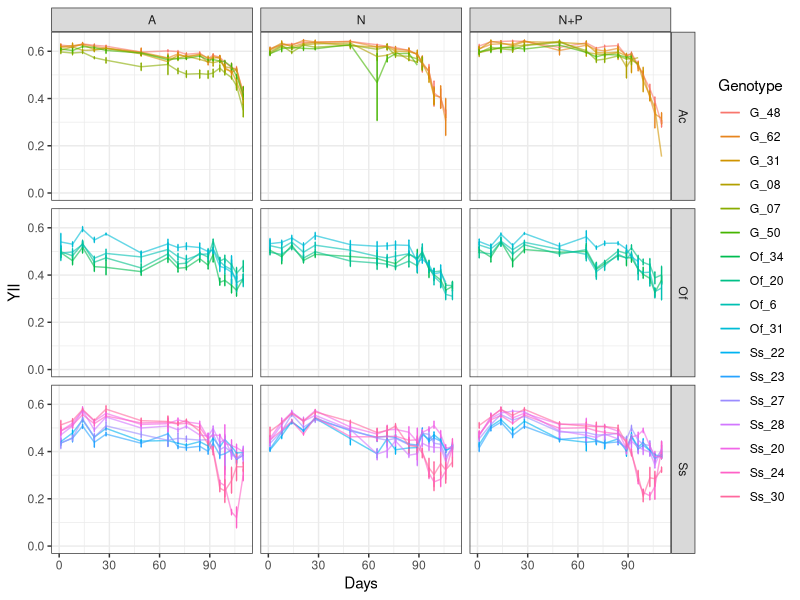
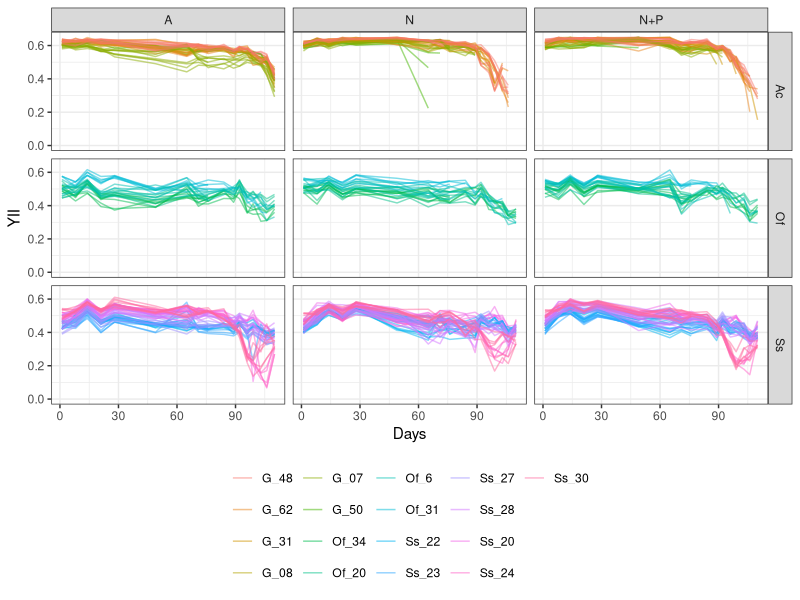
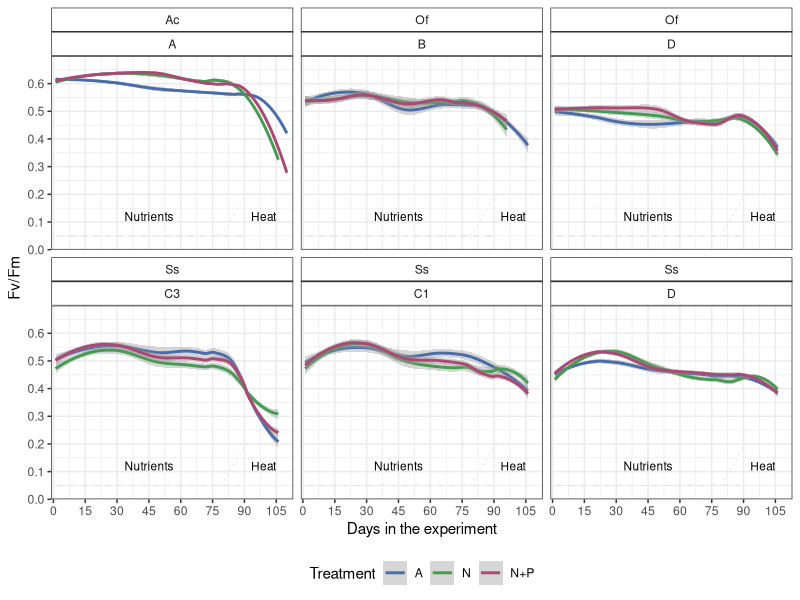
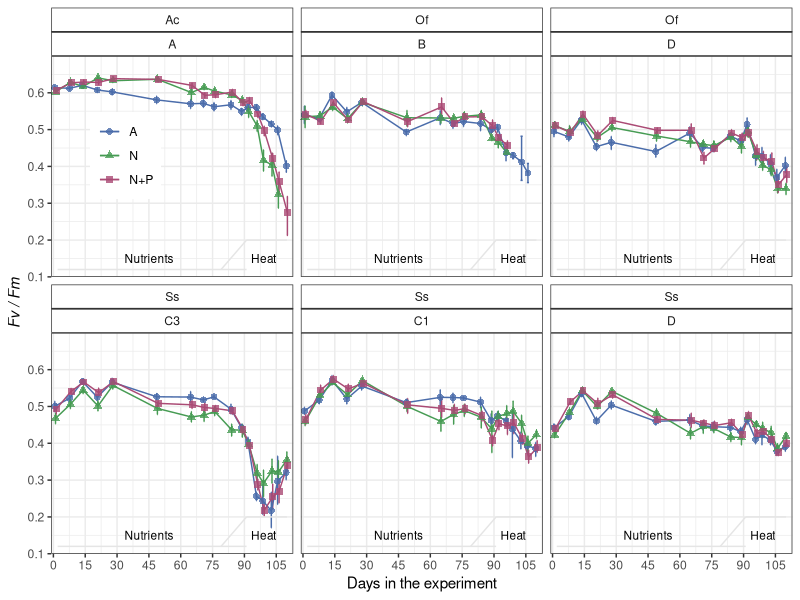
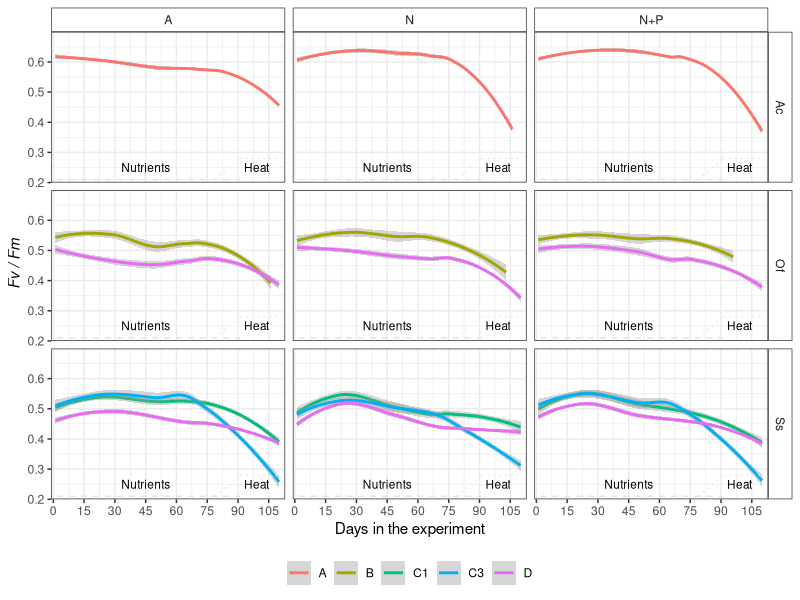

These charts were generated, in order, by the following R code: (Note: this script raises an error after producing the figures.)
## ---- chunk 1
knitr::opts_chunk$set(echo = TRUE, warning=FALSE, message=FALSE, fig.width=7, fig.height=7)
## ---- chunk 2

# Load libraries and sources required to run the script
    library(tidyverse)
    library(ggthemes)
    library(lmerTest)
    library(emmeans)
    library(multcomp)
    library(effects)
    library(gridExtra)
    library(rstatix)

# Default ggplot settings

    Fill.colour<-scale_colour_manual(values = c("#4A6CAA", "#469B53", "#AA4A74"))

    ggthe_bw<-theme(plot.background=element_blank(),
          panel.grid.major.y = element_blank(),
          panel.grid.major.x = element_blank(),
          panel.grid.minor.x = element_blank(),
          panel.grid.minor.y = element_blank(),
          legend.box.background = element_rect(),
          panel.background =element_rect(fill = NA, color = "black")
          )+
    theme_bw()
## ---- chunk 3
  YII.data<-read.csv("YII_Data/All_YII_data.csv", header = T)
  summary(YII.data)
## ---- chunk 4
# Organize data type
      YII.data$Date<-as.Date(YII.data$Date, "%Y-%m-%d")
      YII.data$Days<-(as.numeric(YII.data$Date) -17485)
      #Time as a factor, not as int
      str(YII.data)
      YII.data$DaysF<-as.factor(YII.data$Days)

      
      YII.data$Spp <- as.factor(YII.data$Spp)
      
      YII.data$Treatment <- as.factor(YII.data$Treatment)
      
      YII.data$Genotype<-factor(as.character(YII.data$Genotype), 
                             levels=c("G_48", "G_62","G_31", 
                                      "G_08","G_07", "G_50", 
                            "Of_34","Of_20","Of_6", "Of_31",
                            "Ss_22","Ss_23","Ss_27", "Ss_28",
                            "Ss_20", "Ss_24","Ss_30"
                             ))  # D dominance order
      YII.data$Community <- factor(YII.data$Community, 
                                   levels = c("A", "B", "C3", "C1", "D"))
      
# Check the data
      str(YII.data)
      summary(YII.data)
## ---- chunk 5
 # Remove baseline values
      YII.data<-subset(YII.data, Days>-1)
    # Remove recovery values
      YII.data<-subset(YII.data, Days<112)
      # write.csv(YII.data, "Outputs/Experiment_YII_data.csv", row.names = F)  
    # YII.Wide<- reshape(YII.data, idvar = "Fragment", timevar = "Days", direction = "wide")
      
      Spp.fragments<-YII.data %>% 
        group_by(Spp, Genotype, Treatment, Replicate) %>% count(Fragment)
      Spp.fragments
      #write.csv(Spp.fragments, "Outputs/Meassurments_perFragments.csv", row.names = F)

# Subset data 
      YII.nutrients<-subset(YII.data, Days<80)
      YII.heat<-subset(YII.data, Days>75)

## ---- chunk 6
YII_Colony<- ggplot(YII.data, aes (Days, YII, colour=Genotype)) +
        stat_summary(fun.data = "mean_cl_boot",geom = "errorbar", width = 0.5)+
        stat_summary(fun.y=mean, geom="line", alpha=0.6) +   theme_bw()
      YII_Colony + ylim(0.0, 0.65) + facet_grid (Spp~Treatment)
      
YII_Frag_Gen<- ggplot(YII.data, aes (Days, YII, colour=Genotype, group=Fragment)) +
        stat_summary(fun.y=mean, geom="line", alpha=0.5) +  
        theme_bw() + theme(legend.position = "bottom",
                           legend.title = element_blank())
      YII_Frag_Gen + ylim(0.0, 0.65) + facet_grid (Spp~Treatment)
## ---- chunk 7

DropPlot<-YII.data[which(YII.data$Spp !="Ac" &
                        YII.data$DaysF==110),]

YII.datab<-YII.data[!(YII.data$Sample) %in% (DropPlot$Sample),]
  
YII_Treat<- ggplot(YII.datab, aes (Days, YII, colour=Treatment)) +
        #stat_summary(fun.data = "mean_cl_boot",geom = "errorbar", 
        #             width = 0.2, position = position_dodge(1) ) +
        ggthe_bw+ Fill.colour +
        # stat_summary(fun.y=mean, geom="point")  +
        theme(legend.position="bottom",
              strip.background = element_rect(fill="white"))+
        scale_y_continuous(limits = c(0, 0.7),
                           breaks = seq(0, 0.6, 0.1),  
                           expand = c(0, 0),
                           name=("Fv/Fm")) +
        scale_x_continuous(name="Days in the experiment",
                           limits = c(-1,113),
                           breaks = seq(0, 113, 15),  
                           expand = c(0, 0))+
        annotate("segment", x = 2, xend = 91, y = 0.05, yend = 0.05,
                  colour = "gray90", linetype=2)+
        annotate("segment", x = 79, xend = 91, y = 0.05, yend = 0.20,
                  colour = "gray90", linetype=3)+
        annotate("segment", x = 91, xend = 110, y = 0.20, yend = 0.20,
                  colour = "gray90", linetype=3)+
        annotate("text", x = 45, y = 0.12, label = "Nutrients", size=3)+
        annotate("text", x = 99, y = 0.12, label = "Heat", size=3)
#YII_Treat + facet_grid (~Spp) + geom_smooth(span=0.5)

All_SppFif<-YII_Treat + facet_wrap (Spp~Community) + geom_smooth(span=0.5)
All_SppFif# + geom_point(size=0.1, alpha=0.3)

#ggsave(file="Outputs/Fig3.svg", plot=All_SppFif, width=7, height=6)

## ---- chunk 8

YII_Treat_BW<- ggplot(data=YII.data, aes (Days, YII, colour=factor(Treatment), shape=factor(Treatment))) + 
        ggthe_bw + Fill.colour+
        stat_summary(fun.data = "mean_cl_boot",geom = "errorbar", width = 1,
                     position = position_dodge(1) )+
        stat_summary(fun.y=mean, geom="line", position = position_dodge(1), 
                     linetype=1, alpha=1) + 
         stat_summary(fun.y=mean, geom="point", size = 2,
                   position=position_dodge(width=1), alpha=0.8)  +
        theme(legend.position=c(0.1, 0.8),
        legend.title = element_blank(), 
        strip.background =element_rect(fill=NA)) + # geom_smooth()+
      
    scale_y_continuous(limits = c(0.1, 0.7),
                           breaks = seq(0.1, 0.6, 0.1),  
                           expand = c(0, 0),
                           name=expression(~italic("Fv / Fm"))) +
        scale_x_continuous(name="Days in the experiment",
                           limits = c(-1,113),
                           breaks = seq(0, 113, 15),  
                           expand = c(0, 0))+
        annotate("segment", x = 2, xend = 91, y = 0.12, yend = 0.12,
                  colour = "gray90", linetype=1)+
        annotate("segment", x = 79, xend = 91, y = 0.12, yend = 0.20,
                  colour = "gray90", linetype=1)+
        annotate("segment", x = 91, xend = 110, y = 0.20, yend = 0.20,
                  colour = "gray90", linetype=1)
        
      
  Figure3b<-YII_Treat_BW + #facet_grid (Spp~.)+
        annotate("text", x = 45, y = 0.15, label = "Nutrients", size=3)+
        annotate("text", x = 99, y = 0.15, label = "Heat", size=3)+
        facet_wrap(Spp~Community)
  Figure3b
#ggsave(file="Outputs/Fig_3b_Acer_YII_Treat.svg", plot=Figure3, width=3.5, height=3)
## ---- chunk 9
YII_Treat_Sym_Spp<- ggplot(data=subset(YII.data), aes (Days, YII, colour=factor(InitialCommunity))) +
         ggthe_bw + geom_smooth()+
   theme(legend.position="bottom", 
              legend.title = element_blank(),
              strip.background = element_rect(fill="white"))+
  scale_y_continuous(limits = c(0.2, 0.7),
                           breaks = seq(0.1, 0.65, 0.1),  
                           expand = c(0, 0),
                           name=expression(~italic("Fv / Fm"))) +
  scale_x_continuous(name="Days in the experiment",
                           limits = c(-1,113),
                           breaks = seq(0, 113, 15),  
                           expand = c(0, 0))+
  annotate("segment", x = 2, xend = 91, y = 0.21, yend = 0.21,
                  colour = "gray90", linetype=2)+
  annotate("segment", x = 79, xend = 91, y = 0.21, yend = 0.28,
                  colour = "gray90", linetype=3)+
  annotate("segment", x = 91, xend = 110, y = 0.28, yend = 0.28,
                  colour = "gray90", linetype=3)

        
Figure3c<-YII_Treat_Sym_Spp + facet_grid (Spp~Treatment)+
        annotate("text", x = 45, y = 0.25, label = "Nutrients", size=3)+
        annotate("text", x = 99, y = 0.25, label = "Heat", size=3)
Figure3c

## ---- chunk 10

# All spp together
      LME1<-lmer(YII ~ Treatment * DaysF * Spp + (1|Genotype),
                REML=TRUE, data=YII.data, na.action=na.omit)
       lmerTest::step (LME1)
       drop1(LME1, test = "Chisq")
       #summary(LME1)
       anova(LME1)
       ranova(LME1)
      
      # EMMs
      All.YII.emm<-emmeans(LME1, ~Treatment * DaysF* Spp)
      emmip(LME1, ~DaysF|Treatment|Spp, CIs = TRUE) + theme_bw() + facet_grid(Spp~Treatment)
  # Spp responded differently, do separate analysis for each one
## ---- chunk 11
YII.Acer<-subset(YII.data, Spp=="Ac")
YII.Acer$Nutrients<-"Nutrients"
YII.Acer$Nutrients[YII.Acer$Treatment=="A"]<-"Ambient"
## ---- chunk 12
# 1. Find the best model
YII.Acer$DaysF<-as.factor(YII.Acer$Days)

LME_Acer<-lmerTest::lmer(YII ~ Treatment * DaysF + 
                             (1|Genotype) + (1|Replicate) +  (1|Fragment), 
                              data=YII.Acer, na.action=na.omit)
      #summary(LME_Acer)
      
      Step.LME_Acer<-step (LME_Acer) # Replicate is not significant
      anova(LME_Acer)
      ranova(LME_Acer)# Replicate is not significant
      
      # Drop (1|Replicate)
      final_fm <- get_model(Step.LME_Acer)
      #summary(final_fm)
      
  LME_Acer1<-lmerTest::lmer(YII ~ Treatment * DaysF + 
                             (1|Genotype/Fragment), 
                              data=subset(YII.data, Spp=="Ac"), na.action=na.omit)
      
  ranova(LME_Acer1)
  
  LME_Acer2<-lmerTest::lmer(YII ~ Treatment * DaysF + 
                             (1|Genotype) +  (1|Fragment), 
                              data=subset(YII.data, Spp=="Ac"), na.action=na.omit)
  ranova(LME_Acer2)    
  
  anova(LME_Acer1, LME_Acer2) # LME_Acer1 and LME_Acer2 are the same 
  
#2. Extract EMMs
      Acer.YII.emm<-emmeans(LME_Acer1, ~Treatment | DaysF)
      contrast(Acer.YII.emm, "tukey")
      
      Acer.YII.emm<-emmeans(LME_Acer1, ~Treatment * DaysF)
      
      # Effect plot options
      emmip(LME_Acer, ~DaysF|Treatment, CIs = TRUE) + theme_bw() # interaction plot of predictions
      
      Acer.YII_groups<-cld(Acer.YII.emm, by=NULL) # compact-letter display
      Acer.YII_groups<-Acer.YII_groups[order(Acer.YII_groups$Treatment, Acer.YII_groups$Day),]
      Acer.YII_groups
      #write.csv(Acer.YII_groups, "Outputs/Multicomp_AcerYII.csv", row.names = F)
## ---- chunk 13
#Time as a factor, not as int
      str(YII.data)
      YII.data$DaysF<-as.factor(YII.data$Days)
## ---- chunk 14

YII.Ofav<-subset(YII.data, Spp=="Of")

YII.Ofav.0<-subset(YII.Ofav, Days<2)
YII.Ofav.C<-subset(YII.Ofav, Days<77)
YII.Ofav.C.1<-subset(YII.Ofav.C, Days>2)
YII.Ofav.H<-subset(YII.Ofav, Days>75)

## ---- chunk 15

YII.Ssid<-subset(YII.data, Spp=="Ss")

YII.Ssid.0<-subset(YII.Ssid, Days<2)
YII.Ssid.C<-subset(YII.Ssid, Days<77)
YII.Ssid.C.1<-subset(YII.Ssid.C, Days>2)
YII.Ssid.H<-subset(YII.Ssid, Days>75)

## ---- chunk 16

LME_Ofav0<-lmer(YII ~ Treatment + InitialCommunity + (1|Replicate), 
                     data=YII.Ofav.0)
     #step (LME_Ofav0) 
     anova(LME_Ofav0) # Treatment not significant        
     ranova(LME_Ofav0) #  Replicate is not significant         
     

LME_Ofav0<-lm(YII ~ InitialCommunity, data=YII.Ofav.0)
     step (LME_Ofav0) 
     anova(LME_Ofav0)         

# EMMs
    Ofav.YII.emm0<-emmeans(LME_Ofav0, ~ InitialCommunity)
      # contrast(Ssid.YII.emm, "tukey")
      
      # Tukey comparison (do not trust CI to compare EMMs)
      plot(emmeans(LME_Ofav0, ~InitialCommunity), comparisons = TRUE) +
        coord_flip(xlim = NULL, ylim = NULL, expand = TRUE) +
        theme_bw()
      
      Ofav.YII_groups0<-cld(Ofav.YII.emm0, by=NULL) # compact-letter display
      Ofav.YII_groups0
      # write.csv(Ofav.YII_groups0, "Outputs/Multicomp_OfavYII0.csv", row.names = F)

## ---- chunk 17

LME_Ssid0<-lmer(YII ~ Treatment + InitialCommunity + (1|Replicate), 
                     data=YII.Ssid.0)
     step (LME_Ssid0) #  Treatemnt and replicate are significant :/
     anova(LME_Ssid0)         
     ranova(LME_Ssid0)         
     

# EMMs
      Ssid.YII.emm0<-emmeans(LME_Ssid0, ~ InitialCommunity)
      # contrast(Ssid.YII.emm, "tukey")
      
      # Tukey comparison (do not trust CI to compare EMMs)
      plot(emmeans(LME_Ssid0, ~InitialCommunity), comparisons = TRUE) +
        coord_flip(xlim = NULL, ylim = NULL, expand = TRUE) +
        theme_bw()
      
      Ssid.YII_groups0<-cld(Ssid.YII.emm0, by=NULL) # compact-letter display
      Ssid.YII_groups0
      # write.csv(Ssid.YII_groups0, "Outputs/Multicomp_SsidYII0.csv", row.names = F)

## ---- chunk 18
LME_Ofav1.1<-lmer(YII ~ Treatment * InitialCommunity + (1|Fragment), 
                     data=YII.Ofav.C.1)
     step (LME_Ofav1.1) #  Replicate is significant
     anova(LME_Ofav1.1)         
     ranova(LME_Ofav1.1)         
     
# EMMs
    Ofav.YII.emm1.1<-emmeans(LME_Ofav1.1, ~ InitialCommunity|Treatment)
    # contrast(Ssid.YII.emm, "tukey")
      
    # Tukey comparison (do not trust CI to compare EMMs)
      plot(emmeans(LME_Ofav1.1, ~Treatment|InitialCommunity), comparisons = TRUE) +
      coord_flip(xlim = NULL, ylim = NULL, expand = TRUE) + facet_grid(~InitialCommunity) +
        theme_bw()
      
      Ofav.YII.emm1.1<-cld(Ofav.YII.emm1.1, by=NULL) # compact-letter display
      Ofav.YII.emm1.1
      #write.csv(Ofav.YII.emm1.1, "Outputs/Multicomp_OfavYII1.csv", row.names = F)

## ---- chunk 19
 
# 1. Ofav- Days 
      LME_Ofav<-lmer(YII ~ Treatment * Days * InitialCommunity +
                       (1|Genotype) + (1|Fragment) +(1|Replicate), 
                        data=YII.Ofav.C, na.action=na.omit)
      lmerTest::step (LME_Ofav) # Replicate is not significant
      ranova(LME_Ofav)
      
      LME_Ofav1<-lmer(YII ~ Treatment * Days * InitialCommunity + 
                        (1 | Genotype/Fragment),
                      data=YII.Ofav.C, na.action=na.omit)
      lmerTest::step (LME_Ofav1)
      
      
# 2. Predict values:
    pred_Ofav1 <- predict(LME_Ofav1,re.form = NA)

  #3. Bootstrap CI:
    OF.boot1 <- bootMer(LME_Ofav1, predict, nsim = 1000, re.form = NULL) # include random effects, reduce CI lot!
    std.err <- apply(OF.boot1$t, 2, sd)
    CI.lo_1 <- pred_Ofav1 - std.err*1.96
    CI.hi_1 <- pred_Ofav1 + std.err*1.96

  #Plot
  Model_of_1b_plot<- ggplot(
    YII.Ofav.C, aes(x = Days, y = YII, colour = Treatment)) +
    geom_line(aes(y = pred_Ofav1),size=2) +
    #geom_point(aes(fill=factor(Treatment)),
    #         shape = 21, colour = "black", size = 2, stroke = 0.3, alpha=0.3) +
    geom_ribbon(aes(ymin = CI.lo_1, ymax = CI.hi_1),
                size=2, alpha = 0.1, linetype = 0) +
    #scale_color_manual(values=my_colours) +
    #scale_fill_manual(values=my_colours) +
    scale_y_continuous(name=expression(~italic("Fv / Fm")),
                      limits = c(0.35, 0.61), 
                      breaks = seq(0.4, 0.6, by=0.1), expand = c(0,0))+
    scale_x_continuous("Days in the experiment", limits = c(0, 78),
                     breaks = seq(0, 76, by=7), expand = c(0,0))+
    
     stat_summary(fun.data = "mean_cl_boot",geom = "errorbar", width = 1,
                   position = position_dodge(1) )+
    stat_summary(fun.y=mean, geom="line", position = position_dodge(1), 
                linetype=1, alpha=0.5) + 

    # stat_summary(fun.y=mean, geom="point", size =1,
    #             position=position_dodge(width=1), alpha=0.8)  +
    ggthe_bw
  
  Model_of_1b_plot + facet_grid(~InitialCommunity)
  
## ---- chunk 20
# 1. Ofav- Days 
      LME_Ofav<-lmer(YII ~ Treatment * DaysF * InitialCommunity +
                       (1|Genotype) + (1|Fragment) +(1|Replicate), 
                        data=YII.Ofav.C, na.action=na.omit)
      lmerTest::step (LME_Ofav) # Replicate is not significant
      anova(LME_Ofav)
      ranova(LME_Ofav)
      
      LME_Ofav1.2<-lmer(YII ~ Treatment * DaysF * InitialCommunity + 
                        (1|Fragment),
                      data=YII.Ofav.C, na.action=na.omit)
      lmerTest::step (LME_Ofav1.2)
      
      
  # 2. Predict values:
    pred_Ofav1.2 <- predict(LME_Ofav1.2,re.form = NA)

  #3. Bootstrap CI:
    OF.boot1.2 <- bootMer(LME_Ofav1.2, predict, nsim = 1000, re.form = NULL) # include random effects, reduce CI lot!
    std.err <- apply(OF.boot1.2$t, 2, sd)
    CI.lo_1 <- pred_Ofav1.2 - std.err*1.96
    CI.hi_1 <- pred_Ofav1.2 + std.err*1.96

  #Plot
  Model_of_1.2_plot<- ggplot(
    YII.Ofav.C, aes(x = Days, y = YII, colour = Treatment)) +
    geom_line(aes(y = pred_Ofav1.2),size=2) +
    #geom_point(aes(fill=factor(Treatment)),
    #         shape = 21, colour = "black", size = 2, stroke = 0.3, alpha=0.3) +
    geom_ribbon(aes(ymin = CI.lo_1, ymax = CI.hi_1),
                size=2, alpha = 0.1, linetype = 0) +
    #scale_color_manual(values=my_colours) +
    #scale_fill_manual(values=my_colours) +
    scale_y_continuous(name=expression(~italic("Fv / Fm")),
                       limits = c(0.35, 0.61), 
                       breaks = seq(0.4, 0.6, by=0.1), expand = c(0,0))+
    scale_x_continuous("Days in the experiment", limits = c(0, 78),
                     breaks = seq(0, 76, by=7), expand = c(0,0))+
    
     stat_summary(fun.data = "mean_cl_boot",geom = "errorbar", width = 1,
                   position = position_dodge(1) )+
      stat_summary(fun.y=mean, geom="point", size =1,
                   position=position_dodge(width=1), alpha=0.8)  +
    ggthe_bw
  
  Model_of_1.2_plot + facet_grid(~InitialCommunity)
  
  # EMMs
    Ofav.YII.emmC<-emmeans(LME_Ofav1.2, ~Treatment * DaysF * InitialCommunity)
    #contrast(Ofav.YII.emm, "tukey")
      
      
      # Ofav.YII_groupsC<-cld(Ofav.YII.emmC, by=NULL) # compact-letter display
      # Ofav.YII_groupsC<-Ofav.YII_groupsC[order(
      #   Ofav.YII_groupsC$Days,
      #   Ofav.YII_groupsC$Treatment,
      #   Ofav.YII_groupsC$InitialCommunity),]
      # Ofav.YII_groupsC
      # write.csv(Ofav.YII_groupsC, "Outputs/Multicomp_OfavYIIC.csv", row.names = F)
## ---- chunk 21
LME_Ssid1.1<-lmer(YII ~ Treatment * InitialCommunity + (1|Fragment), 
                     data=YII.Ssid.C.1)
     step (LME_Ssid1.1) #  Replicate is significant
     anova(LME_Ssid1.1)         
     ranova(LME_Ssid1.1)         
     
# EMMs
    Ssid.YII.emm1.1<-emmeans(LME_Ssid1.1, ~ InitialCommunity|Treatment)
    # contrast(Ssid.YII.emm, "tukey")
      
    # Tukey comparison (do not trust CI to compare EMMs)
      plot(emmeans(LME_Ssid1.1, ~Treatment|InitialCommunity), comparisons = TRUE) +
      coord_flip(xlim = NULL, ylim = NULL, expand = TRUE) + facet_grid(~InitialCommunity)+
        theme_bw()
      
      Ssid.YII.Groups1.1<-cld(Ssid.YII.emm1.1, by=NULL) # compact-letter display
      Ssid.YII.Groups1.1<- Ssid.YII.Groups1.1[order(
        Ssid.YII.Groups1.1$InitialCommunity, 
        Ssid.YII.Groups1.1$Treatment),]
      Ssid.YII.Groups1.1
     #write.csv( Ssid.YII.Groups1.1, "Outputs/Multicomp_SsidYII1.1.csv", row.names = F)
## ---- chunk 22
LME_Ssid<-lmer(YII ~ Treatment * Days * InitialCommunity +
                       (1|Fragment) +(1|Replicate), 
                     data=subset(YII.Ssid.C))
     step (LME_Ssid) #  Replicate is not significant
     anova(LME_Ssid)         
     ranova(LME_Ssid)         
     
LME_Ssid1<-lmer(YII ~ Treatment * Days * InitialCommunity +
                       (1|Fragment),
                     data=YII.Ssid.C, na.action=na.omit)


# EMMs
      Ssid.YII.emm1<-emmeans(LME_Ssid1, ~Treatment * Days * InitialCommunity)
      # contrast(Ssid.YII.emm, "tukey")
      
      # Effect plot options
      emmip(LME_Ssid1, ~InitialCommunity|Treatment, CIs = TRUE) + theme_bw() # interaction plot of predictions

## ---- chunk 23
# 2. Predict values:
    predSs1 <- predict(LME_Ssid1,re.form = NA)

# 3. Bootstrap CI:
    boot1Ss <- bootMer(LME_Ssid1, predict, nsim = 1000, re.form = NULL) # include random effects, reduce CI lot!
    std.err <- apply(boot1Ss$t, 2, sd)
    CI.lo_1 <- predSs1 - std.err*1.96
    CI.hi_1 <- predSs1 + std.err*1.96
## ---- chunk 24
# 4. Plot
  Model1Ss_plot<- ggplot(
    YII.Ssid.C, aes(x = Days, y = YII, colour = Treatment)) +
    geom_line(aes(y = predSs1),size=2) +
    #geom_point(aes(fill=factor(Treatment)),
    #         shape = 21, colour = "black", size = 2, stroke = 0.3, alpha=0.5) +
    geom_ribbon(aes(ymin = CI.lo_1, ymax = CI.hi_1),
                size=2, alpha = 0.1, linetype = 0) +
    #scale_color_manual(values=my_colours) +
    #scale_fill_manual(values=my_colours) +
    scale_y_continuous(name=expression(~italic("Fv / Fm")),
                       limits = c(0.3, 0.6), 
                       breaks = seq(0.3, 0.6, by=0.1), expand = c(0,0))+
    scale_x_continuous("Days in the experiment (C phase)", limits = c(0, 78),
                     breaks = seq(0, 76, by=7), expand = c(0,0))+
    
    stat_summary(fun.data = "mean_cl_boot",geom = "errorbar", width = 1,
                   position = position_dodge(1) )+
    stat_summary(fun.y=mean, geom="line", position = position_dodge(1), 
                   linetype=1, alpha=0.5) + 
    #stat_summary(fun.y=mean, geom="point", size =1,
    #               position=position_dodge(width=1), alpha=0.8)  +
    ggthe_bw # + Fill.colour
  
  Model1Ss_plot + facet_grid(~InitialCommunity)
## ---- chunk 25
# 1. Ssid- Days 
      LME_Ssid<-lmer(YII ~ Treatment * DaysF * InitialCommunity +
                       (1|Genotype) + (1|Fragment) +(1|Replicate), 
                        data=YII.Ssid.C, na.action=na.omit)
      lmerTest::step (LME_Ssid) # Replicate is not significant
      anova(LME_Ssid)
      ranova(LME_Ssid)
      
      LME_Ssid1.2<-lmer(YII ~ Treatment * DaysF * InitialCommunity + 
                        (1|Fragment),
                      data=YII.Ssid.C, na.action=na.omit)
      lmerTest::step (LME_Ssid1.2)
## ---- chunk 26
# 2. Predict values:
    pred_Ssid1.2 <- predict(LME_Ssid1.2,re.form = NA)

  #3. Bootstrap CI:
    Ss.boot1.2 <- bootMer(LME_Ssid1.2, predict, nsim = 1000, re.form = NULL) # include random effects, reduce CI lot!
    std.err <- apply(Ss.boot1.2$t, 2, sd)
    CI.lo_1 <- pred_Ssid1.2 - std.err*1.96
    CI.hi_1 <- pred_Ssid1.2 + std.err*1.96
## ---- chunk 27
# 4. Plot
  Model_Ss_1.2_plot<- ggplot(
    YII.Ssid.C, aes(x = Days, y = YII, colour = Treatment)) +
    geom_line(aes(y = pred_Ssid1.2),size=2) +
    #geom_point(aes(fill=factor(Treatment)),
    #         shape = 21, colour = "black", size = 2, stroke = 0.3, alpha=0.3) +
    geom_ribbon(aes(ymin = CI.lo_1, ymax = CI.hi_1),
                size=2, alpha = 0.1, linetype = 0) +
    #scale_color_manual(values=my_colours) +
    #scale_fill_manual(values=my_colours) +
    scale_y_continuous(name=expression(~italic("Fv / Fm")),
                       limits = c(0.35, 0.6), 
                       breaks = seq(0.4, 0.6, by=0.1), expand = c(0,0))+
    scale_x_continuous("Days in the experiment", limits = c(0, 78),
                     breaks = seq(0, 76, by=7), expand = c(0,0))+
    
    stat_summary(fun.data = "mean_cl_boot",geom = "errorbar", width = 1,
                   position = position_dodge(1) )+
    stat_summary(fun.y=mean, geom="point", size =1,
                   position=position_dodge(width=1), alpha=0.8)  +
    ggthe_bw
  
  Model_Ss_1.2_plot + facet_grid(~InitialCommunity)
## ---- chunk 28
# 5. EMMs
    Ssid.YII.emmC<-emmeans(LME_Ssid1.2, ~Treatment * DaysF * InitialCommunity)
      #contrast(Ssid.YII.emm, "tukey")
      
      
       Ssid.YII_groupsC<-cld(Ssid.YII.emmC, by=NULL) # compact-letter display
       Ssid.YII_groupsC<-Ssid.YII_groupsC[order(
         Ssid.YII_groupsC$DaysF,
         Ssid.YII_groupsC$InitialCommunity,
         Ssid.YII_groupsC$Treatment),]
       Ssid.YII_groupsC
       #write.csv(Ssid.YII_groupsC, "Outputs/Multicomp_SsidYIIC.csv", row.names = F)

## ---- chunk 29
# 1. Ofav- Days 
      LME_Ofav.H<-lmer(YII ~ Treatment * Days * InitialCommunity +
                       (1|Genotype) + (1|Fragment) +(1|Replicate), 
                        data=YII.Ofav.H, na.action=na.omit)
      lmerTest::step (LME_Ofav.H) # Replicate is not significant
      ranova(LME_Ofav.H)
      
      LME_Ofav.H1<-lmer(YII ~ Treatment * Days + 
                        (1 | Genotype/Fragment),
                      data=YII.Ofav.H, na.action=na.omit)
      lmerTest::step (LME_Ofav.H1)
## ---- chunk 30
# 2. Predict values:
    pred_Ofav.H <- predict(LME_Ofav.H1,re.form = NA)

#3. Bootstrap CI:
    OF.bootH <- bootMer(LME_Ofav.H1, predict, nsim = 1000, re.form = NULL) # include random effects, reduce CI lot!
    std.err <- apply(OF.bootH$t, 2, sd)
    CI.lo_H <- pred_Ofav.H - std.err*1.96
    CI.hi_H <- pred_Ofav.H + std.err*1.96
## ---- chunk 31
 # 4 .Plot
  Model_of_H_plot<- ggplot(
    YII.Ofav.H, aes(x = Days, y = YII, colour = Treatment)) +
    geom_line(aes(y = pred_Ofav.H),size=2) +
    #geom_point(aes(fill=factor(Treatment)),
    #         shape = 21, colour = "black", size = 2, stroke = 0.3, alpha=0.3) +
    geom_ribbon(aes(ymin = CI.lo_H, ymax = CI.hi_H),
                size=2, alpha = 0.1, linetype = 0) +
    #scale_color_manual(values=my_colours) +
    #scale_fill_manual(values=my_colours) +
    scale_y_continuous(name=expression(~italic("Fv / Fm")),
                       limits = c(0.25, 0.58), 
                       breaks = seq(0.3, 0.5, by=0.1), expand = c(0,0))+
    scale_x_continuous("Days in the experiment (H phase)", limits = c(80, 112),
                     breaks = seq(80, 110, by=7), expand = c(0,0))+
    
    stat_summary(fun.data = "mean_cl_boot",geom = "errorbar", width = 1,
                   position = position_dodge(1) )+
    stat_summary(fun.y=mean, geom="line", position = position_dodge(1), 
                   linetype=1, alpha=1) + 
    stat_summary(fun.y=mean, geom="point", size =1,
                   position=position_dodge(width=1), alpha=0.8)  +
    ggthe_bw
  
  Model_of_H_plot
  Model_of_H_plot+ facet_grid(InitialCommunity~.)
  
## ---- chunk 32
# 1. Ofav- Days 
    LME_Ofav.HF<-lmer(YII ~ Treatment * DaysF * Community +
                       (1|Genotype) + (1|Fragment) +(1|Replicate), 
                        data=YII.Ofav.H, na.action=na.omit)
      lmerTest::step (LME_Ofav.HF) # Replicate is not significant
      ranova(LME_Ofav.HF)
      
      LME_Ofav.HF.1<-lmer(YII ~ Treatment + DaysF + Community + 
                          (1 | Genotype) + (1 | Fragment) +
                          Treatment:DaysF + DaysF:Community,
                      data=YII.Ofav.H, na.action=na.omit)
      lmerTest::step (LME_Ofav.HF.1)
## ---- chunk 33
# 2. Predict values:
    pred_OfavHF <- predict(LME_Ofav.HF.1,re.form = NA)

# 3. Bootstrap CI:
    OF.bootHF <- bootMer(LME_Ofav.HF.1, predict, nsim = 1000, re.form = NULL) # include random effects, reduce CI lot!
    std.err <- apply(OF.bootHF$t, 2, sd)
    CI.lo_HF <- pred_OfavHF - std.err*1.96
    CI.hi_HF <- pred_OfavHF + std.err*1.96
## ---- chunk 34
# 4. Plot
  Model_of_HF_plot<- ggplot(
    YII.Ofav.H, aes(x = Days, y = YII, colour = Treatment)) +
    geom_line(aes(y = pred_OfavHF),size=2) +
    #geom_point(aes(fill=factor(Treatment)),
    #         shape = 21, colour = "black", size = 2, stroke = 0.3, alpha=0.3) +
    geom_ribbon(aes(ymin = CI.lo_HF, ymax = CI.hi_HF),
                size=2, alpha = 0.1, linetype = 0) +
    #scale_color_manual(values=my_colours) +
    #scale_fill_manual(values=my_colours) +
    scale_y_continuous(name=expression(~italic("Fv / Fm")), 
                       limits = c(0.25, 0.55), 
                       breaks = seq(0.3, 0.5, by=0.1), expand = c(0,0))+
    scale_x_continuous("Days in the experiment (H phase)", limits = c(80, 112),
                     breaks = seq(80, 110, by=7), expand = c(0,0))+
    
    stat_summary(fun.data = "mean_cl_boot",geom = "errorbar", width = 1,
                   position = position_dodge(1) )+
    stat_summary(fun.y=mean, geom="point", size =1,
                   position=position_dodge(width=1), alpha=0.8)  +
    ggthe_bw
  
  Model_of_HF_plot
  Model_of_HF_plot + facet_grid(Community~.)
## ---- chunk 35
# 5. EMMs
      Ofav.YII.emmH<-emmeans(LME_Ofav.HF.1, ~ Treatment:DaysF + DaysF:Community)
      #contrast(Ofav.YII.emmH, "tukey")
      
      Ofav.YII_groupsH<-cld(Ofav.YII.emmH, by=NULL) # compact-letter display
      Ofav.YII_groupsH<-Ofav.YII_groupsH[order(
        Ofav.YII_groupsH$Days,
        Ofav.YII_groupsH$Treatment,
        Ofav.YII_groupsH$Community),]
      Ofav.YII_groupsH
      #write.csv(Ofav.YII_groupsH, "Outputs/Multicomp_OfavYII_H.csv", row.names = F)
## ---- chunk 36
# 1. Ssid- Days 
      LME_Ssid.H<-lmer(YII ~ Treatment * Days * InitialCommunity +
                       (1|Genotype) + (1|Fragment) +(1|Replicate), 
                        data=YII.Ssid.H, na.action=na.omit)
      lmerTest::step (LME_Ssid.H) # Replicate is not significant
      ranova(LME_Ssid.H)
      
      LME_Ssid.H1<-lmer(YII ~ Treatment * Days * InitialCommunity + 
                        (1 | Genotype/Fragment),
                      data=YII.Ssid.H, na.action=na.omit)
      lmerTest::step (LME_Ssid.H1)
      anova(LME_Ssid.H1)
## ---- chunk 37
# 2. Predict values:
    pred_Ssid.H <- predict(LME_Ssid.H1,re.form = NA)

#3. Bootstrap CI:
    Ss.bootH <- bootMer(LME_Ssid.H1, predict, nsim = 1000, re.form = NULL) # include random effects, reduce CI lot!
    std.errSH <- apply(Ss.bootH$t, 2, sd)
    CI.lo_SH <- pred_Ssid.H - std.errSH*1.96
    CI.hi_SH <- pred_Ssid.H + std.errSH*1.96
## ---- chunk 38
 # 4 .Plot
  Model_Ss_H_plot<- ggplot(
    YII.Ssid.H, aes(x = Days, y = YII, colour = Treatment)) +
    geom_line(aes(y = pred_Ssid.H),size=2) +
    #geom_point(aes(fill=factor(Treatment)),
    #         shape = 21, colour = "black", size = 2, stroke = 0.3, alpha=0.3) +
    geom_ribbon(aes(ymin = CI.lo_SH, ymax = CI.hi_SH),
                size=2, alpha = 0.1, linetype = 0) +
    #scale_color_manual(values=my_colours) +
    #scale_fill_manual(values=my_colours) +
    scale_y_continuous(name=expression(~italic("Fv / Fm")),
                       limits = c(0.1, 0.58), 
                       breaks = seq(0.1, 0.5, by=0.1), expand = c(0,0))+
    scale_x_continuous("Days in the experiment (H phase)", limits = c(80, 112),
                     breaks = seq(80, 110, by=7), expand = c(0,0))+
    
    stat_summary(fun.data = "mean_cl_boot",geom = "errorbar", width = 1,
                   position = position_dodge(1) )+
    stat_summary(fun.y=mean, geom="line", position = position_dodge(1), 
                   linetype=1, alpha=0.5) + 
    #stat_summary(fun.y=mean, geom="point", size =1,
    #               position=position_dodge(width=1), alpha=0.8)  +
    ggthe_bw
  
  Model_Ss_H_plot+ facet_grid(~InitialCommunity)
## ---- chunk 39
# 1. Ssid- Days 
      LME_Ssid.HF<-lmer(YII ~ Treatment * DaysF * InitialCommunity +
                       (1|Genotype) + (1|Fragment) +(1|Replicate), 
                        data=YII.Ssid.H, na.action=na.omit)
      lmerTest::step (LME_Ssid.HF) # Replicate is not significant
      ranova(LME_Ssid.HF)
      
      LME_Ssid.HF.1<-lmer(YII ~ Treatment * DaysF * InitialCommunity + (1 | Fragment),
                      data=YII.Ssid.H, na.action=na.omit)
      lmerTest::step (LME_Ssid.HF.1)
      anova(LME_Ssid.HF.1)
## ---- chunk 40
# 2. Predict values:
    pred_SsidHF <- predict(LME_Ssid.HF.1,re.form = NA)

# 3. Bootstrap CI:
    Ss.bootHF <- bootMer(LME_Ssid.HF.1, predict, nsim = 1000, re.form = NULL) # include random effects, reduce CI lot!
    std.err <- apply(Ss.bootHF$t, 2, sd)
    CI.lo_HF.S <- pred_SsidHF - std.err*1.96
    CI.hi_HF.S <- pred_SsidHF + std.err*1.96
## ---- chunk 41
# 4. Plot
  Model_Ss_HF_plot<- ggplot(
    YII.Ssid.H, aes(x = Days, y = YII, colour = Treatment)) +
    geom_line(aes(y = pred_SsidHF),size=2) +
    #geom_point(aes(fill=factor(Treatment)),
    #         shape = 21, colour = "black", size = 2, stroke = 0.3, alpha=0.3) +
    geom_ribbon(aes(ymin = CI.lo_HF.S, ymax = CI.hi_HF.S),
                size=2, alpha = 0.1, linetype = 0) +
    #scale_color_manual(values=my_colours) +
    #scale_fill_manual(values=my_colours) +
    scale_y_continuous(name=expression(~italic("Fv / Fm")), 
                       limits = c(0.1, 0.55), 
                       breaks = seq(0.1, 0.5, by=0.1), expand = c(0,0))+
    scale_x_continuous("Days in the experiment (H phase)", limits = c(80, 112),
                     breaks = seq(80, 110, by=7), expand = c(0,0))+
    
    stat_summary(fun.data = "mean_cl_boot",geom = "errorbar", width = 1,
                   position = position_dodge(1) )+
    #stat_summary(fun.y=mean, geom="point", size =1,
    #               position=position_dodge(width=1), alpha=0.8)  +
    ggthe_bw
  
  Model_Ss_HF_plot + facet_grid(~InitialCommunity)
## ---- chunk 42
# 5. EMMs
    Ssid.YII.emmH<-emmeans(LME_Ssid.HF.1, ~ Treatment*DaysF*InitialCommunity)
      #contrast(Ssid.YII.emmH, "tukey")
      
      Ssid.YII_groupsH<-cld(Ssid.YII.emmH, by=NULL) # compact-letter display
      Ssid.YII_groupsH<-Ssid.YII_groupsH[order(
        Ssid.YII_groupsH$Days,
        Ssid.YII_groupsH$Treatment,
        Ssid.YII_groupsH$InitialCommunity),]
      Ssid.YII_groupsH
      #write.csv(Ssid.YII_groupsH, "Outputs/Multicomp_SsidYIIH.csv", row.names = F)
## ---- chunk 43
# Creates bibliography 
#knitr::write_bib(c(.packages()), "packages.bib")
